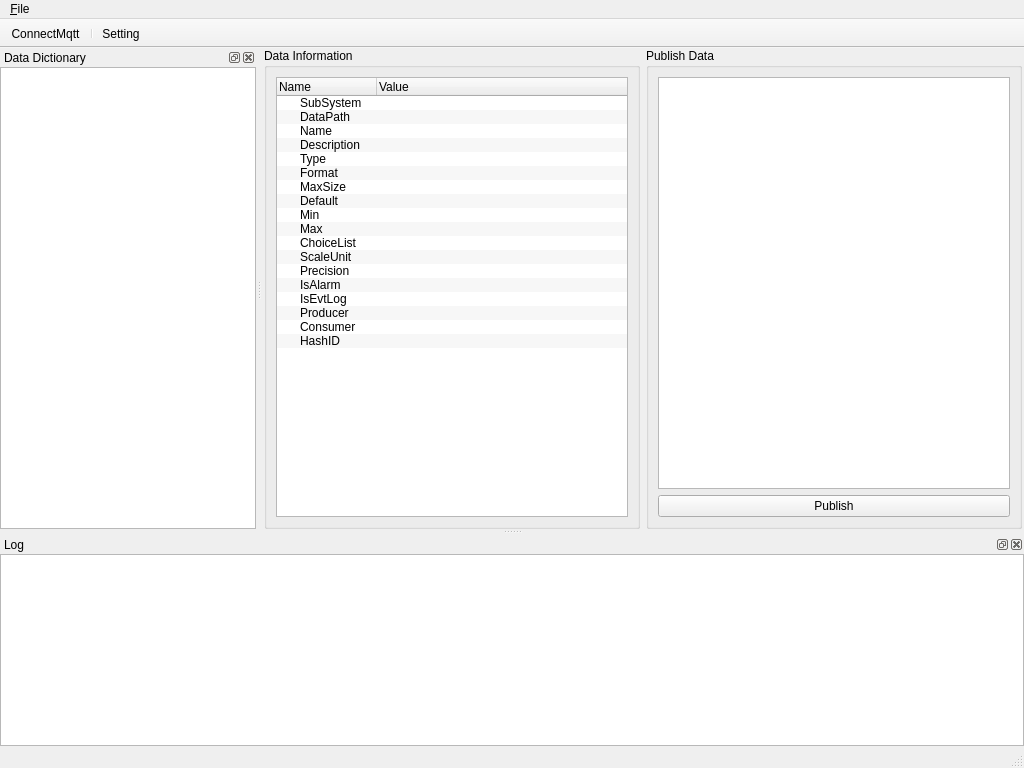
<?xml version="1.0" encoding="UTF-8"?>
<ui version="4.0">
 <class>SimulatorUI</class>
 <widget class="QMainWindow" name="SimulatorUI">
  <property name="geometry">
   <rect>
    <x>0</x>
    <y>0</y>
    <width>1024</width>
    <height>768</height>
   </rect>
  </property>
  <property name="windowTitle">
   <string>Simulator</string>
  </property>
  <property name="windowIcon">
   <iconset resource="../uiresource/Simulator.qrc">
    <normaloff>:/ico/simulator.ico</normaloff>:/ico/simulator.ico</iconset>
  </property>
  <widget class="QWidget" name="centralwidget">
   <layout class="QGridLayout" name="gridLayout_2">
    <property name="leftMargin">
     <number>2</number>
    </property>
    <property name="topMargin">
     <number>0</number>
    </property>
    <property name="rightMargin">
     <number>2</number>
    </property>
    <property name="bottomMargin">
     <number>0</number>
    </property>
    <item row="0" column="0">
     <layout class="QGridLayout" name="gridLayout">
      <item row="0" column="1">
       <widget class="QGroupBox" name="groupBox">
        <property name="title">
         <string>Data Information</string>
        </property>
        <layout class="QGridLayout" name="gridLayout_10">
         <item row="0" column="0">
          <widget class="QTreeWidget" name="treeWidgetDataInfo">
           <property name="editTriggers">
            <set>QAbstractItemView::NoEditTriggers</set>
           </property>
           <property name="alternatingRowColors">
            <bool>true</bool>
           </property>
           <property name="columnCount">
            <number>2</number>
           </property>
           <column>
            <property name="text">
             <string>Name</string>
            </property>
           </column>
           <column>
            <property name="text">
             <string>Value</string>
            </property>
           </column>
           <item>
            <property name="text">
             <string>SubSystem</string>
            </property>
           </item>
           <item>
            <property name="text">
             <string>DataPath</string>
            </property>
           </item>
           <item>
            <property name="text">
             <string>Name</string>
            </property>
           </item>
           <item>
            <property name="text">
             <string>Description</string>
            </property>
           </item>
           <item>
            <property name="text">
             <string>Type</string>
            </property>
           </item>
           <item>
            <property name="text">
             <string>Format</string>
            </property>
           </item>
           <item>
            <property name="text">
             <string>MaxSize</string>
            </property>
           </item>
           <item>
            <property name="text">
             <string>Default</string>
            </property>
           </item>
           <item>
            <property name="text">
             <string>Min</string>
            </property>
           </item>
           <item>
            <property name="text">
             <string>Max</string>
            </property>
           </item>
           <item>
            <property name="text">
             <string>ChoiceList</string>
            </property>
           </item>
           <item>
            <property name="text">
             <string>ScaleUnit</string>
            </property>
           </item>
           <item>
            <property name="text">
             <string>Precision</string>
            </property>
            <property name="text">
             <string/>
            </property>
           </item>
           <item>
            <property name="text">
             <string>IsAlarm</string>
            </property>
           </item>
           <item>
            <property name="text">
             <string>IsEvtLog</string>
            </property>
            <property name="text">
             <string/>
            </property>
           </item>
           <item>
            <property name="text">
             <string>Producer</string>
            </property>
            <property name="text">
             <string/>
            </property>
           </item>
           <item>
            <property name="text">
             <string>Consumer</string>
            </property>
            <property name="text">
             <string/>
            </property>
           </item>
           <item>
            <property name="text">
             <string>HashID</string>
            </property>
           </item>
          </widget>
         </item>
        </layout>
       </widget>
      </item>
      <item row="0" column="2">
       <widget class="QGroupBox" name="groupBox_2">
        <property name="sizePolicy">
         <sizepolicy hsizetype="Expanding" vsizetype="Expanding">
          <horstretch>0</horstretch>
          <verstretch>0</verstretch>
         </sizepolicy>
        </property>
        <property name="minimumSize">
         <size>
          <width>0</width>
          <height>0</height>
         </size>
        </property>
        <property name="maximumSize">
         <size>
          <width>16777215</width>
          <height>16777215</height>
         </size>
        </property>
        <property name="title">
         <string>Publish Data</string>
        </property>
        <layout class="QGridLayout" name="gridLayout_9">
         <item row="0" column="2">
          <widget class="QTextEdit" name="textEditValue">
           <property name="font">
            <font>
             <family>Consolas</family>
            </font>
           </property>
          </widget>
         </item>
         <item row="3" column="2">
          <widget class="QPushButton" name="pushButtonPublish">
           <property name="text">
            <string>Publish</string>
           </property>
          </widget>
         </item>
        </layout>
       </widget>
      </item>
     </layout>
    </item>
   </layout>
  </widget>
  <widget class="QMenuBar" name="menubar">
   <property name="geometry">
    <rect>
     <x>0</x>
     <y>0</y>
     <width>1024</width>
     <height>21</height>
    </rect>
   </property>
   <widget class="QMenu" name="menu_File">
    <property name="title">
     <string>&amp;File</string>
    </property>
    <addaction name="action_Load_CSV"/>
    <addaction name="action_Exit"/>
   </widget>
   <addaction name="menu_File"/>
  </widget>
  <widget class="QStatusBar" name="statusbar"/>
  <widget class="QDockWidget" name="dockWidget">
   <property name="enabled">
    <bool>true</bool>
   </property>
   <property name="windowTitle">
    <string>Data Dictionary</string>
   </property>
   <attribute name="dockWidgetArea">
    <number>1</number>
   </attribute>
   <widget class="QWidget" name="dockWidgetContents">
    <layout class="QGridLayout" name="gridLayout_6">
     <property name="leftMargin">
      <number>0</number>
     </property>
     <property name="topMargin">
      <number>0</number>
     </property>
     <property name="rightMargin">
      <number>0</number>
     </property>
     <property name="bottomMargin">
      <number>0</number>
     </property>
     <item row="0" column="0">
      <layout class="QGridLayout" name="gridLayout_5">
       <item row="1" column="1">
        <widget class="QTreeView" name="treeViewDataDictionary">
         <property name="font">
          <font>
           <family>Consolas</family>
          </font>
         </property>
         <property name="editTriggers">
          <set>QAbstractItemView::NoEditTriggers</set>
         </property>
         <property name="alternatingRowColors">
          <bool>true</bool>
         </property>
        </widget>
       </item>
      </layout>
     </item>
    </layout>
   </widget>
  </widget>
  <widget class="QDockWidget" name="dockWidget_3">
   <property name="windowTitle">
    <string>Log</string>
   </property>
   <attribute name="dockWidgetArea">
    <number>8</number>
   </attribute>
   <widget class="QWidget" name="dockWidgetContents_3">
    <layout class="QGridLayout" name="gridLayout_4">
     <property name="leftMargin">
      <number>0</number>
     </property>
     <property name="topMargin">
      <number>0</number>
     </property>
     <property name="rightMargin">
      <number>0</number>
     </property>
     <property name="bottomMargin">
      <number>0</number>
     </property>
     <item row="0" column="0">
      <layout class="QGridLayout" name="gridLayout_3">
       <item row="0" column="0">
        <widget class="QListView" name="listViewLog"/>
       </item>
      </layout>
     </item>
    </layout>
   </widget>
  </widget>
  <widget class="QToolBar" name="toolBar">
   <property name="windowTitle">
    <string>toolBar</string>
   </property>
   <property name="movable">
    <bool>false</bool>
   </property>
   <attribute name="toolBarArea">
    <enum>TopToolBarArea</enum>
   </attribute>
   <attribute name="toolBarBreak">
    <bool>false</bool>
   </attribute>
   <addaction name="actionConnectMqtt"/>
   <addaction name="separator"/>
   <addaction name="actionSetting"/>
  </widget>
  <action name="actionConnectMqtt">
   <property name="checkable">
    <bool>true</bool>
   </property>
   <property name="icon">
    <iconset resource="../uiresource/Simulator.qrc">
     <normaloff>:/ico/connect.ico</normaloff>:/ico/connect.ico</iconset>
   </property>
   <property name="text">
    <string>ConnectMqtt</string>
   </property>
  </action>
  <action name="actionSetting">
   <property name="icon">
    <iconset resource="../uiresource/Simulator.qrc">
     <normaloff>:/ico/set.ico</normaloff>:/ico/set.ico</iconset>
   </property>
   <property name="text">
    <string>Setting</string>
   </property>
  </action>
  <action name="action_Load_CSV">
   <property name="text">
    <string>&amp;Load CSV</string>
   </property>
  </action>
  <action name="action_Exit">
   <property name="text">
    <string>&amp;Exit</string>
   </property>
  </action>
 </widget>
 <resources>
  <include location="../uiresource/Simulator.qrc"/>
 </resources>
 <connections/>
</ui>
